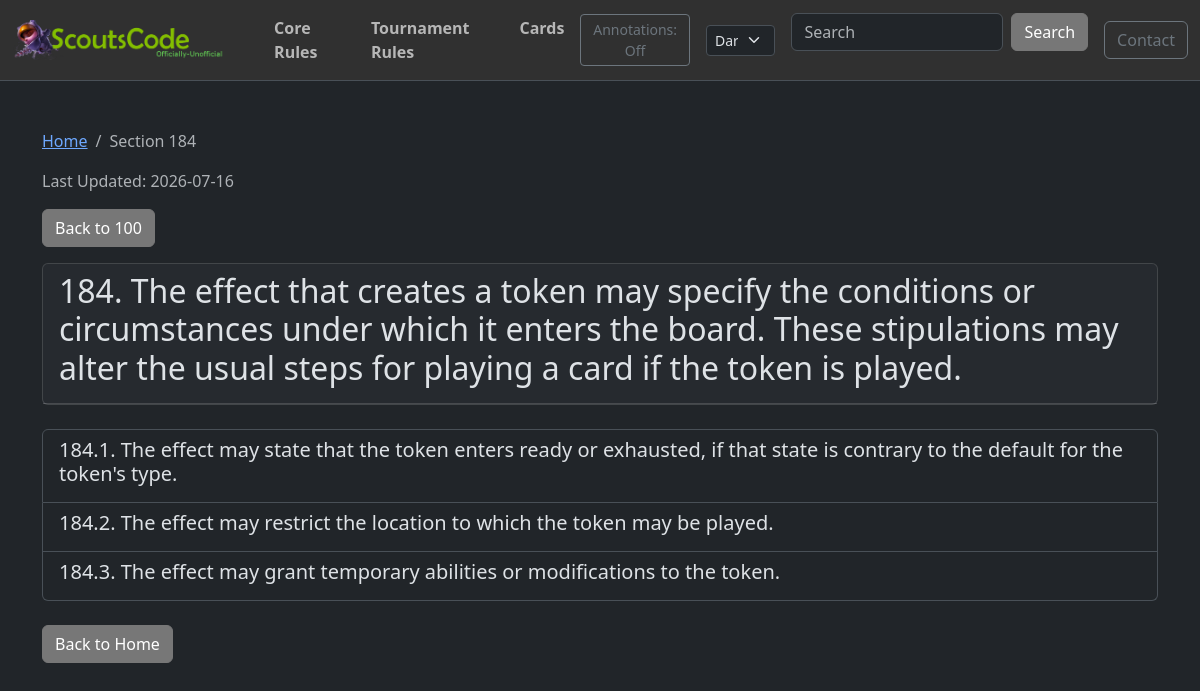
/crsections/184/, run on the app's committed database.
### post/models.py (models this page shows, shortened)
class RuleSection(models.Model):
    RULE_TYPE_CHOICES = [
        ("TR", "Tournament Rules"),
        ("CR", "Comprehensive Rules"),
    ]
    rule_type = models.CharField(max_length=2, choices=RULE_TYPE_CHOICES)
    section = models.CharField(max_length=50, db_index=True)  # e.g., "703.4.a.5"
    text = models.TextField()
    annotations = models.TextField(blank=True, default="")
    parent = models.ForeignKey(
        "self", on_delete=models.CASCADE, null=True, blank=True, related_name="children"
    )
    order = models.IntegerField(default=0)
    class Meta:
        ordering = ["rule_type", "order", "section"]
        unique_together = ["rule_type", "section"]
        indexes = [
            models.Index(fields=["rule_type", "section"]),
            models.Index(fields=["parent", "order"]),
        ]
    def get_top_level_section(self):
        parts = self.section.split(".")
        first_part = parts[0]
        if len(first_part) >= 3:
            return first_part[0] + "00"
        return first_part
    def to_dict(self, include_children=True):
        data = {
            "section": self.section,
            "text": self.text,
            "annotations": self.annotations,
            "children": [],
        }
        if include_children:
            for child in self.children.all():
                data["children"].append(child.to_dict(include_children=True))
        return data

### post/views.py (the view)
# urls.py: path("crsections/<str:section>/", crsection_detail, name="crsection_detail"),
def crsection_detail(request, section):
    try:
        section_obj = RuleSection.objects.prefetch_related(
            "children__children__children__children__children__children"
        ).get(rule_type="CR", section=section)
    except RuleSection.DoesNotExist:
        raise Http404(f"Section {section} not found")
    data = section_obj.to_dict()
    top_level = section_obj.get_top_level_section()
    is_top_level = section == top_level
    data = format_section_text(data, section_type="cr")
    parent_section = None
    if section_obj.parent:
        parent_section = section_obj.parent.section
    context = {
        "section": data,
        "json_url": f"/crsections/{top_level}/",
        "is_top_level": is_top_level,
        "parent_section": parent_section,
        "last_updated": get_rules_last_updated("CR"),
    }
    return render(request, "crsection_detail.html", context)

### post/context_processors.py (called while the page is built)
def global_site_data(request):
    data = cache.get("global_site_data")
    if data is not None:
        return data
    copyright_asset = TextAsset.objects.filter(asset_type="copyright").first()
    logo_asset = TextAsset.objects.filter(asset_type="logo").first()
    default_copyright = "© 2025 Copyright "
    data = {
        "copyright_text": copyright_asset.content
        if copyright_asset
        else default_copyright,
        "logo_asset": logo_asset,
        "copyright_asset": copyright_asset,
    }
    cache.set("global_site_data", data, CACHE_TTL)
    return data

### post/views.py (called while the page is built, shortened)
def bold_before_colon(text):
    if ":" in text:
        parts = text.split(":", 1)
        return f"<strong>{parts[0]}:</strong>{parts[1]}"
    return text

def format_section_text(section_data, section_type="tr"):
    section_data["text"] = linkify_references(section_data["text"], section_type)
    section_data["text"] = bold_before_colon(section_data["text"])
    for child in section_data.get("children", []):
        child_section_str = child.get("section", "")
        has_letter = any(
            letter in child_section_str for letter in ["a", "b", "c", "d", "e"]
        )
        has_children = len(child.get("children", [])) > 0
        will_be_clickable_link = has_children and not has_letter
        if not will_be_clickable_link:
            child["text"] = linkify_references(child["text"], section_type)
        child["text"] = bold_before_colon(child["text"])
        for grandchild in child.get("children", []):
            format_section_text(grandchild, section_type)
    return section_data

def get_rules_last_updated(rule_type):
    if rule_type in _rules_last_updated_cache:
        return _rules_last_updated_cache[rule_type]

### post/templates/crsection_detail.html (shortened to what this page needs)
{% extends 'base.html' %}
{% load static %}
{% block content %}
    <div class="crsection-detail">
        <nav aria-label="breadcrumb">
            <ol class="breadcrumb">
                <li class="breadcrumb-item"><a href="/">Home</a></li>
                <li class="breadcrumb-item active" aria-current="page">Section {{ section.section }}</li>
            </ol>
        </nav>
        <p class="text-muted">Last Updated: {{ last_updated }}</p>
        {% if parent_section %}
        <div class="mb-3">
            <a href="/crsections/{{ parent_section }}/" class="btn btn-secondary">
                 Back to {{ parent_section }}
            </a>
        </div>
        {% endif %}
        <div class="card mb-4">
            <div class="card-header">
                <div class="d-flex justify-content-between align-items-start">
                    <h2>{{ section.section }}. {{ section.text|safe }}</h2>
                </div>
            </div>
        </div>
        {% if is_top_level %}
            {% if section.children %}
                <div class="list-group mb-4">
                    {% for child in section.children %}
                        <a href="/crsections/{{ child.section }}/" class="list-group-item list-group-item-action">
                            <h5 class="mb-1"><span class="rule-number">{{ child.section }}.</span> {{ child.text|safe }}</h5>
                        </a>
                    {% endfor %}
                </div>
            {% else %}
                <div class="alert alert-info">This section has no subsections.</div>
            {% endif %}
        {% else %}
            {% if section.children %}
                <div class="list-group mb-4">
                    {% for child in section.children %}
                        {% if 'a' in child.section or 'b' in child.section or 'c' in child.section or 'd' in child.section or 'e' in child.section %}
                            <div class="list-group-item">
                                <div class="d-flex justify-content-between align-items-start">
                                    <h5 class="mb-2">{{ child.section }}. {{ child.text|safe }}</h5>
                                    {% if user.is_authenticated %}
                                    <button class="btn btn-sm btn-outline-primary ms-2 edit-annotation-btn" data-section="{{ child.section }}" data-rule-type="CR">Edit</button>
                                    {% endif %}
                                </div>
                                <div id="editor-container-{{ child.section }}" class="editor-container" data-annotation="{{ child.annotations }}">
                                    <div id="editor-{{ child.section }}" class="mb-2"></div>
                                    <button class="btn btn-sm btn-success save-annotation-btn" data-section="{{ child.section }}" data-rule-type="CR">Save</button>
                                    <button class="btn btn-sm btn-secondary cancel-annotation-btn" data-section="{{ child.section }}">Cancel</button>
                                </div>
                                {% if child.annotations %}
                                <div class="annotation-display">
                                    {{ child.annotations|safe }}
                                </div>
                                {% endif %}
                                {% if child.children %}
                                    {% for subchild in child.children %}
                                        <div class="ps-3 mb-2">
                                            <div class="d-flex justify-content-between align-items-start">
                                                <div><strong>{{ subchild.section }}.</strong> {{ subchild.text|safe }}</div>
                                                {% if user.is_authenticated %}
                                                <button class="btn btn-sm btn-outline-primary ms-2 edit-annotation-btn" data-section="{{ subchild.section }}" data-rule-type="CR">Edit</button>
                                                {% endif %}
                                            </div>
                                            <div id="editor-container-{{ subchild.section }}" class="editor-container" data-annotation="{{ subchild.annotations }}">
                                                <div id="editor-{{ subchild.section }}" class="mb-2"></div>
                                                <button class="btn btn-sm btn-success save-annotation-btn" data-section="{{ subchild.section }}" data-rule-type="CR">Save</button>
                                                <button class="btn btn-sm btn-secondary cancel-annotation-btn" data-section="{{ subchild.section }}">Cancel</button>
                                            </div>
                                            {% if subchild.annotations %}
                                            <div class="annotation-display">
                                                {{ subchild.annotations|safe }}
                                            </div>
                                            {% endif %}
                                            {% if subchild.children %}
                                                {% for leaf in subchild.children %}
                                                <div class="ps-3 mb-1">
                                                    <strong>{{ leaf.section }}.</strong> {{ leaf.text|safe }}
                                                </div>
                                                {% endfor %}
                                            {% endif %}
                                        </div>
                                    {% endfor %}
                                {% endif %}
                            </div>
                        {% else %}
                            {% if child.children %}
                            <a href="/crsections/{{ child.section }}/" class="list-group-item list-group-item-action">
                                <h5 class="mb-1"><span class="rule-number">{{ child.section }}.</span> {{ child.text|safe }}</h5>
                            </a>
                            {% else %}
                                <div class="list-group-item">
                                    <div class="d-flex justify-content-between align-items-start">
                                        <h5 class="mb-2">{{ child.section }}. {{ child.text|safe }}</h5>
                                    </div>
                                </div>
                            {% endif %}
                        {% endif %}
                    {% endfor %}
                </div>
            {% endif %}
        {% endif %}
        <div class="mt-4">
            <a href="/" class="btn btn-secondary">Back to Home</a>
        </div>
    </div>
{% endblock %}

### static/css/style.css (style rules this page uses)
:root { --custom-primary: #3498db; --custom-secondary: rgb(119, 119, 119); --custom-navbar-color: #303030; }
[data-bs-theme="dark"] { --custom-body-color: #212529; --custom-main-color: #ffffff; }
.btn-secondary { background-color: var(--custom-secondary); border-color: var(--custom-secondary); color: #fff; }

### data on the page
RuleSection: section "184", text "The effect that creates a token may specify the conditions or circumstances under which it enters the board. These stipulations may alter the usual steps for playing a card if the token is played."
RuleSection: section "100"
RuleSection: section "184.1", text "The effect may state that the token enters ready or exhausted, if that state is contrary to the default for the token's type."
RuleSection: section "184.2", text "The effect may restrict the location to which the token may be played."
RuleSection: section "184.3", text "The effect may grant temporary abilities or modifications to the token."

### other printed values
{{ last_updated }} "2026-07-16"
